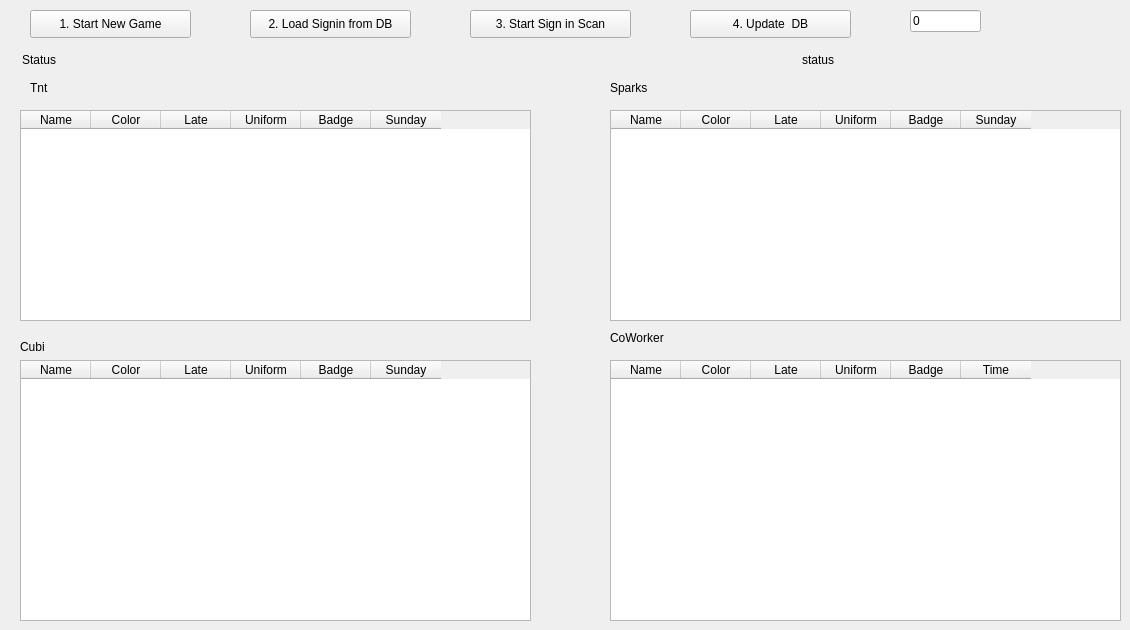
    <widget class="QWidget" name="tabSignin">
     <attribute name="title">
      <string>Sign In</string>
     </attribute>
     <widget class="QPushButton" name="btnStartSign">
      <property name="geometry">
       <rect>
        <x>470</x>
        <y>10</y>
        <width>161</width>
        <height>28</height>
       </rect>
      </property>
      <property name="text">
       <string>3. Start Sign in Scan</string>
      </property>
     </widget>
     <widget class="QTableWidget" name="tbwSignInTnt">
      <property name="geometry">
       <rect>
        <x>20</x>
        <y>110</y>
        <width>511</width>
        <height>211</height>
       </rect>
      </property>
      <property name="iconSize">
       <size>
        <width>200</width>
        <height>80</height>
       </size>
      </property>
      <property name="sortingEnabled">
       <bool>true</bool>
      </property>
      <attribute name="horizontalHeaderDefaultSectionSize">
       <number>70</number>
      </attribute>
      <attribute name="verticalHeaderDefaultSectionSize">
       <number>30</number>
      </attribute>
      <attribute name="verticalHeaderMinimumSectionSize">
       <number>25</number>
      </attribute>
      <column>
       <property name="text">
        <string>Name</string>
       </property>
      </column>
      <column>
       <property name="text">
        <string>Color</string>
       </property>
      </column>
      <column>
       <property name="text">
        <string>Late</string>
       </property>
      </column>
      <column>
       <property name="text">
        <string>Uniform</string>
       </property>
      </column>
      <column>
       <property name="text">
        <string>Badge</string>
       </property>
      </column>
      <column>
       <property name="text">
        <string>Sunday</string>
       </property>
      </column>
     </widget>
     <widget class="QPushButton" name="btnSigninUpd">
      <property name="enabled">
       <bool>true</bool>
      </property>
      <property name="geometry">
       <rect>
        <x>690</x>
        <y>10</y>
        <width>161</width>
        <height>28</height>
       </rect>
      </property>
      <property name="text">
       <string>4. Update  DB</string>
      </property>
     </widget>
     <widget class="QPushButton" name="btnLoadSignin">
      <property name="enabled">
       <bool>true</bool>
      </property>
      <property name="geometry">
       <rect>
        <x>250</x>
        <y>10</y>
        <width>161</width>
        <height>28</height>
       </rect>
      </property>
      <property name="text">
       <string>2. Load Signin from DB</string>
      </property>
     </widget>
     <widget class="QTableWidget" name="tbwSignInSpark">
      <property name="geometry">
       <rect>
        <x>610</x>
        <y>110</y>
        <width>511</width>
        <height>211</height>
       </rect>
      </property>
      <property name="iconSize">
       <size>
        <width>200</width>
        <height>80</height>
       </size>
      </property>
      <property name="sortingEnabled">
       <bool>true</bool>
      </property>
      <attribute name="horizontalHeaderDefaultSectionSize">
       <number>70</number>
      </attribute>
      <attribute name="verticalHeaderDefaultSectionSize">
       <number>30</number>
      </attribute>
      <attribute name="verticalHeaderMinimumSectionSize">
       <number>25</number>
      </attribute>
      <column>
       <property name="text">
        <string>Name</string>
       </property>
      </column>
      <column>
       <property name="text">
        <string>Color</string>
       </property>
      </column>
      <column>
       <property name="text">
        <string>Late</string>
       </property>
      </column>
      <column>
       <property name="text">
        <string>Uniform</string>
       </property>
      </column>
      <column>
       <property name="text">
        <string>Badge</string>
       </property>
      </column>
      <column>
       <property name="text">
        <string>Sunday</string>
       </property>
      </column>
     </widget>
     <widget class="QTableWidget" name="tbwSignInCowk">
      <property name="geometry">
       <rect>
        <x>610</x>
        <y>360</y>
        <width>511</width>
        <height>261</height>
       </rect>
      </property>
      <property name="iconSize">
       <size>
        <width>200</width>
        <height>80</height>
       </size>
      </property>
      <property name="sortingEnabled">
       <bool>true</bool>
      </property>
      <attribute name="horizontalHeaderDefaultSectionSize">
       <number>70</number>
      </attribute>
      <attribute name="verticalHeaderDefaultSectionSize">
       <number>30</number>
      </attribute>
      <attribute name="verticalHeaderMinimumSectionSize">
       <number>25</number>
      </attribute>
      <column>
       <property name="text">
        <string>Name</string>
       </property>
      </column>
      <column>
       <property name="text">
        <string>Color</string>
       </property>
      </column>
      <column>
       <property name="text">
        <string>Late</string>
       </property>
      </column>
      <column>
       <property name="text">
        <string>Uniform</string>
       </property>
      </column>
      <column>
       <property name="text">
        <string>Badge</string>
       </property>
      </column>
      <column>
       <property name="text">
        <string>Time</string>
       </property>
      </column>
     </widget>
     <widget class="QLabel" name="label_10">
      <property name="geometry">
       <rect>
        <x>30</x>
        <y>80</y>
        <width>81</width>
        <height>16</height>
       </rect>
      </property>
      <property name="text">
       <string>Tnt</string>
      </property>
     </widget>
     <widget class="QLabel" name="label_11">
      <property name="geometry">
       <rect>
        <x>610</x>
        <y>80</y>
        <width>53</width>
        <height>16</height>
       </rect>
      </property>
      <property name="text">
       <string>Sparks</string>
      </property>
     </widget>
     <widget class="QLabel" name="label_12">
      <property name="geometry">
       <rect>
        <x>610</x>
        <y>330</y>
        <width>71</width>
        <height>16</height>
       </rect>
      </property>
      <property name="text">
       <string>CoWorker</string>
      </property>
     </widget>
     <widget class="QLineEdit" name="leNumSignin">
      <property name="geometry">
       <rect>
        <x>910</x>
        <y>10</y>
        <width>71</width>
        <height>22</height>
       </rect>
      </property>
      <property name="text">
       <string>0</string>
      </property>
      <property name="readOnly">
       <bool>true</bool>
      </property>
     </widget>
     <widget class="QPushButton" name="btnStartGame">
      <property name="geometry">
       <rect>
        <x>30</x>
        <y>10</y>
        <width>161</width>
        <height>28</height>
       </rect>
      </property>
      <property name="text">
       <string>1. Start New Game</string>
      </property>
     </widget>
     <widget class="QLabel" name="lbGameStatus">
      <property name="geometry">
       <rect>
        <x>22</x>
        <y>50</y>
        <width>361</width>
        <height>20</height>
       </rect>
      </property>
      <property name="text">
       <string>Status</string>
      </property>
     </widget>
     <widget class="QLabel" name="lbSigninStatus">
      <property name="geometry">
       <rect>
        <x>802</x>
        <y>50</y>
        <width>311</width>
        <height>20</height>
       </rect>
      </property>
      <property name="text">
       <string>status</string>
      </property>
     </widget>
     <widget class="QLabel" name="label_21">
      <property name="geometry">
       <rect>
        <x>20</x>
        <y>340</y>
        <width>46</width>
        <height>13</height>
       </rect>
      </property>
      <property name="text">
       <string>Cubi</string>
      </property>
     </widget>
     <widget class="QTableWidget" name="tbwSignInCubi">
      <property name="geometry">
       <rect>
        <x>20</x>
        <y>360</y>
        <width>511</width>
        <height>261</height>
       </rect>
      </property>
      <property name="iconSize">
       <size>
        <width>200</width>
        <height>80</height>
       </size>
      </property>
      <property name="sortingEnabled">
       <bool>true</bool>
      </property>
      <attribute name="horizontalHeaderDefaultSectionSize">
       <number>70</number>
      </attribute>
      <attribute name="verticalHeaderDefaultSectionSize">
       <number>30</number>
      </attribute>
      <attribute name="verticalHeaderMinimumSectionSize">
       <number>25</number>
      </attribute>
      <column>
       <property name="text">
        <string>Name</string>
       </property>
      </column>
      <column>
       <property name="text">
        <string>Color</string>
       </property>
      </column>
      <column>
       <property name="text">
        <string>Late</string>
       </property>
      </column>
      <column>
       <property name="text">
        <string>Uniform</string>
       </property>
      </column>
      <column>
       <property name="text">
        <string>Badge</string>
       </property>
      </column>
      <column>
       <property name="text">
        <string>Sunday</string>
       </property>
      </column>
     </widget>
    </widget>
